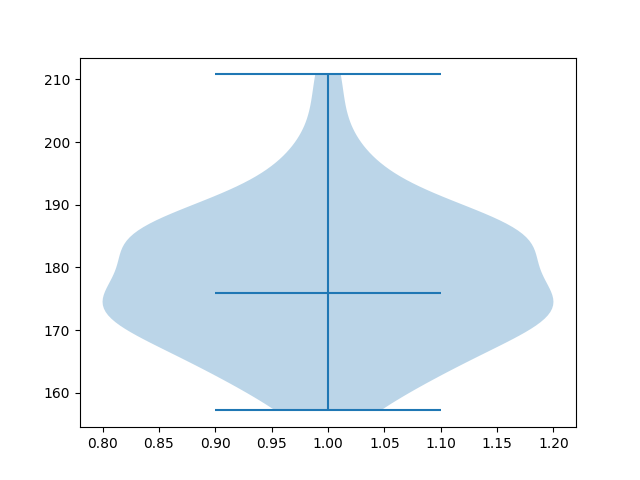

The script that saved this image:
import matplotlib.pyplot as plt
import pandas as pd

data = pd.read_csv('../../../data/data.csv')

fig, ax = plt.subplots(1)
bp = ax.violinplot(data['Height'],
	               widths=0.4,
                   showmedians=True,
                   showextrema=True)
fig.savefig('plot.png')